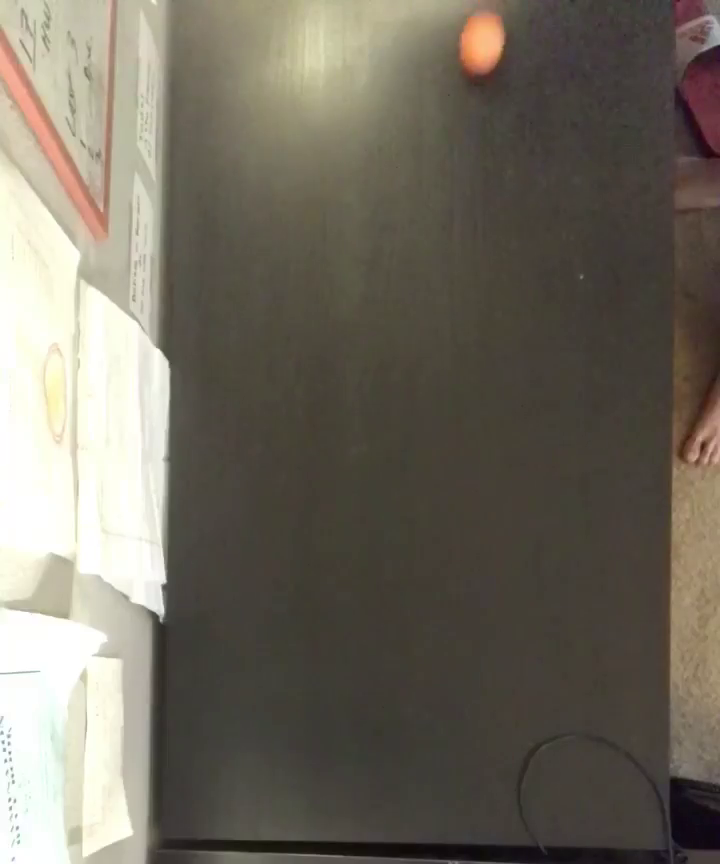
#> input picture frame 8 of CircleDetection/BallRolling.mp4, 720 x 864 px, given in place of robotDancing.mp4, which was not available
$ python cannyvid.py
#> lines starting #> are read from the running program, lines starting #| are printed output that depends on the picture
import cv2
import numpy as np

def main():
    cap = cv2.VideoCapture('robotDancing.mp4')
    while cap.isOpened():
        ret, frame = cap.read()
#> frame is the input picture: shape (864, 720, 3); mean B, G, R 96.5, 108.1, 114
        # if frame is read correctly ret is True
        canny = cv2.Canny(frame, 100, 350)
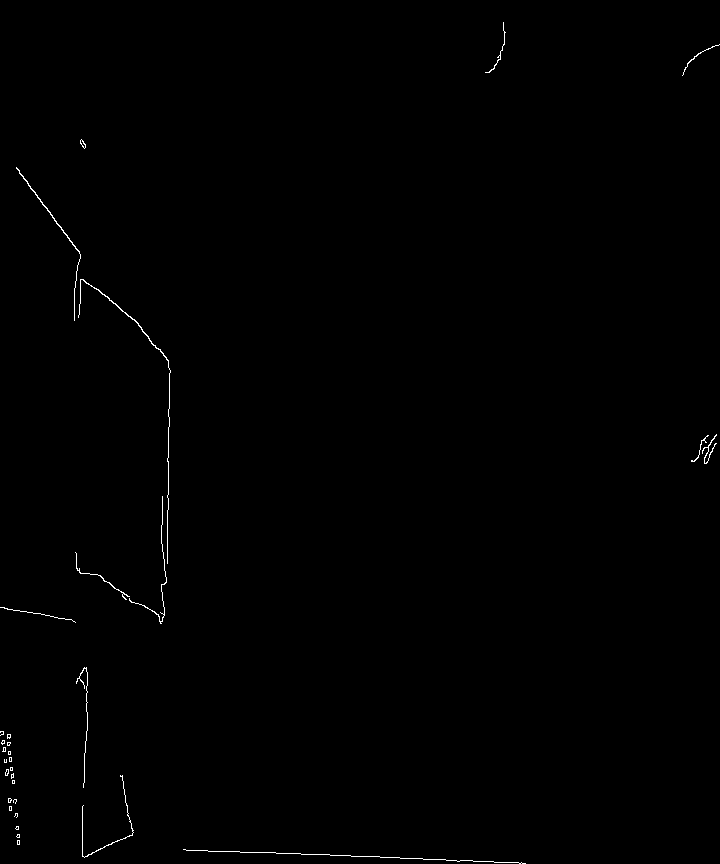
#> canny: shape (864, 720); 0.35% white in thin lines or dots
        cv2.imwrite("output.png", cv2.Canny(frame, 100, 350))
        if not ret:
            print("Can't receive frame (stream end?). Exiting ...")
            break
        #gray = cv.cvtColor(frame, cv.COLOR_BGR2GRAY)
        cv2.imshow('frame', canny)
        if cv2.waitKey(1) == ord('q'):
#> (key q is pressed here)
            break
    cap.release()
    cv2.destroyAllWindows()

if __name__ == "__main__":
    main()

$ run again, starting later in the video
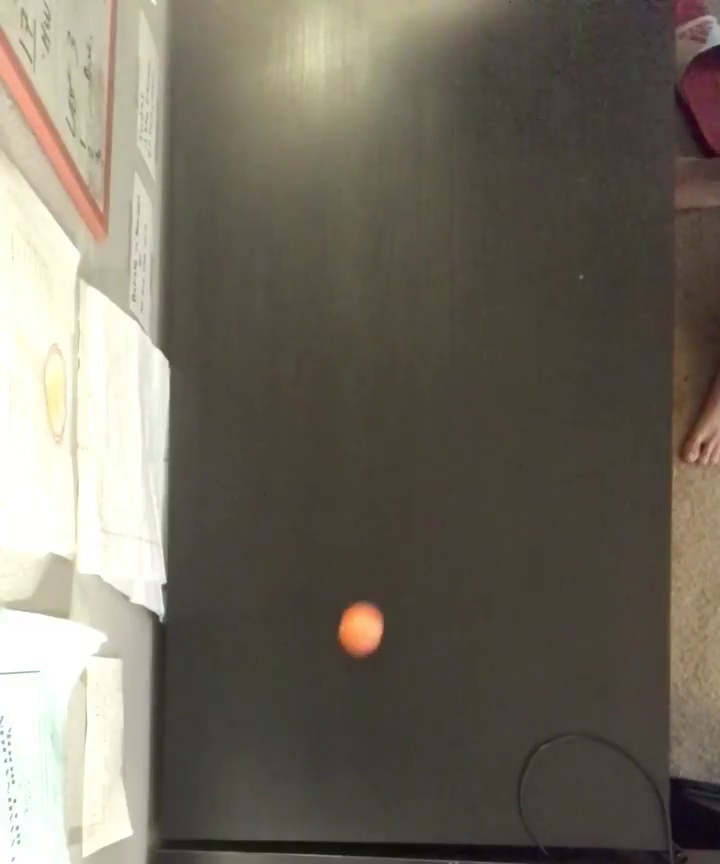
#> input picture frame 40 of CircleDetection/BallRolling.mp4, 720 x 864 px, given in place of robotDancing.mp4, which was not available
#> in main, frame is the input picture: shape (864, 720, 3); mean B, G, R 96.3, 108.1, 113.9
#> in main, `canny = cv2.Canny(frame, 100, 350)`:
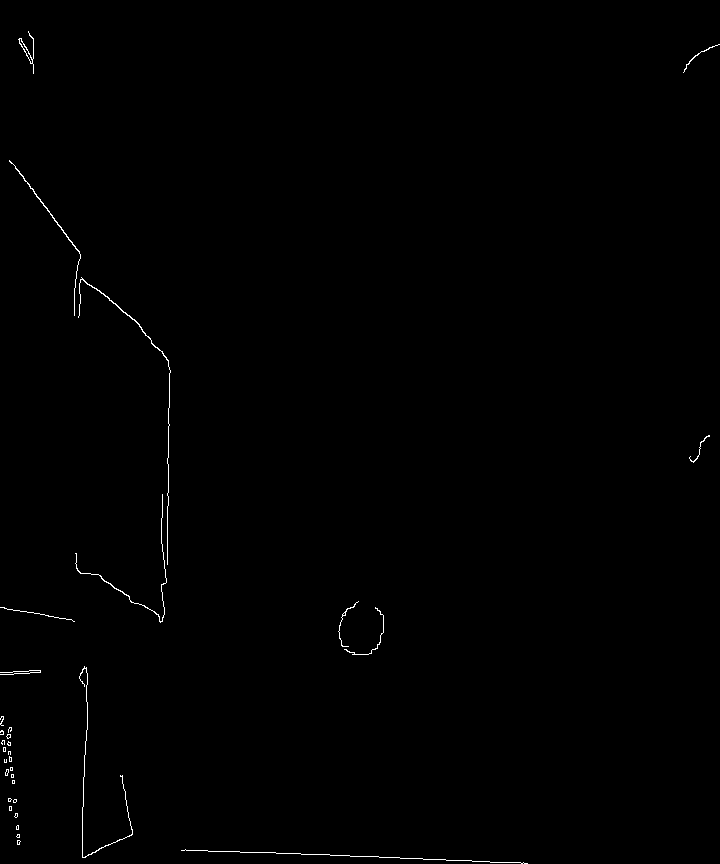
#> canny: shape (864, 720); 0.39% white in thin lines or dots

$ run again, starting later in the video
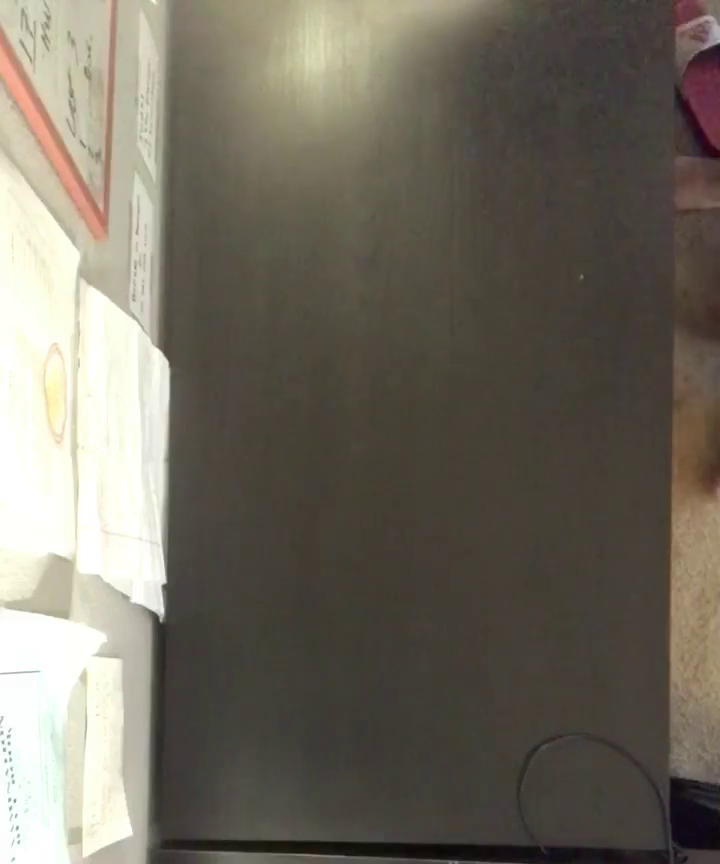
#> input picture frame 71 of CircleDetection/BallRolling.mp4, 720 x 864 px, given in place of robotDancing.mp4, which was not available
#> in main, frame is the input picture: shape (864, 720, 3); mean B, G, R 96.6, 108, 113.6
#> in main, `canny = cv2.Canny(frame, 100, 350)`:
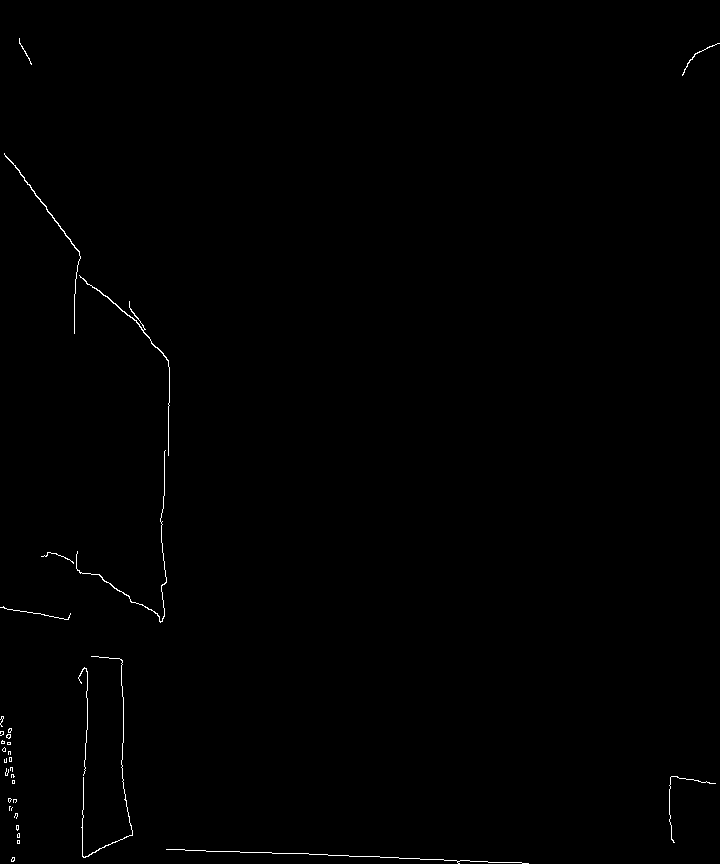
#> canny: shape (864, 720); 0.38% white in thin lines or dots
